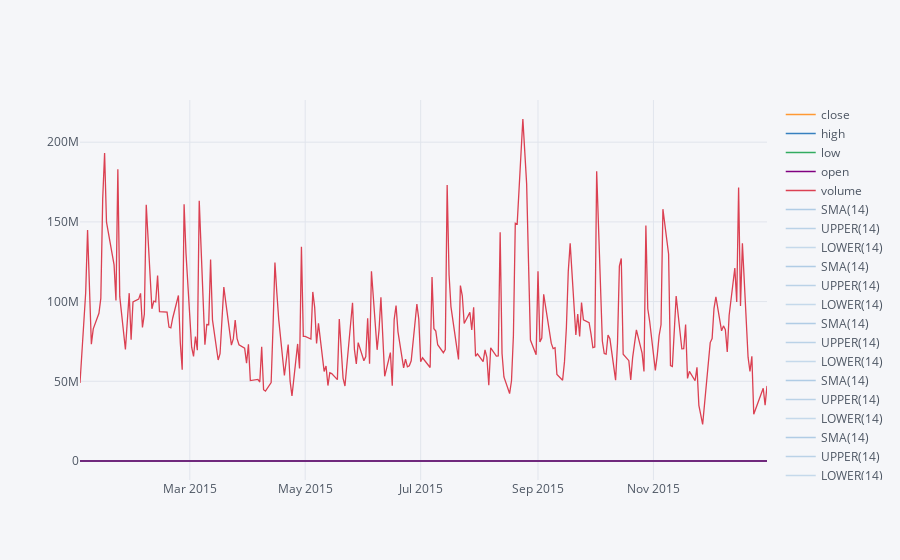

Notebook cell for this chart:
### Markdown cell above
**Use .ta_plot(study='boll') to create a Bollinger Band Plot for Bank of America for the year 2015.**

### Code cell
data_BAC.loc[(data_BAC.index > datetime.datetime(2014,12,31)) & (data_BAC.index < datetime.datetime(2016,1,2))].ta_plot(study='boll')

### Figure 1 — Plotly figure (JSON) as saved in the notebook; plotly's stock layout.template omitted (floating-point values rounded to 4 significant figures; data arrays with more than 128 entries replaced by an {"elided": "..."} marker saying what was removed)
{"data": [{"line": {"color": "rgba(255, 153, 51, 1.0)", "dash": "solid", "shape": "linear", "width": 1.3}, "mode": "lines", "name": "close", "text": "", "type": "scatter", "x": {"elided": "252 str values"}, "y": {"elided": "252 float values"}}, {"line": {"color": "rgba(55, 128, 191, 1.0)", "dash": "solid", "shape": "linear", "width": 1.3}, "mode": "lines", "name": "high", "text": "", "type": "scatter", "x": {"elided": "252 str values"}, "y": {"elided": "252 float values"}}, {"line": {"color": "rgba(50, 171, 96, 1.0)", "dash": "solid", "shape": "linear", "width": 1.3}, "mode": "lines", "name": "low", "text": "", "type": "scatter", "x": {"elided": "252 str values"}, "y": {"elided": "252 float values"}}, {"line": {"color": "rgba(128, 0, 128, 1.0)", "dash": "solid", "shape": "linear", "width": 1.3}, "mode": "lines", "name": "open", "text": "", "type": "scatter", "x": {"elided": "252 str values"}, "y": {"elided": "252 float values"}}, {"line": {"color": "rgba(219, 64, 82, 1.0)", "dash": "solid", "shape": "linear", "width": 1.3}, "mode": "lines", "name": "volume", "text": "", "type": "scatter", "x": {"elided": "252 str values"}, "y": {"elided": "252 int values"}}, {"line": {"color": "rgba(55, 128, 191, 0.35999999999999993)", "dash": "solid", "shape": "linear", "width": 1.3}, "mode": "lines", "name": "SMA(14)", "text": "", "type": "scatter", "x": {"elided": "252 str values"}, "y": {"elided": "252x5 mixed values"}}, {"line": {"color": "rgba(55, 128, 191, 0.3066666666666665)", "dash": "solid", "shape": "linear", "width": 1.3}, "mode": "lines", "name": "UPPER(14)", "text": "", "type": "scatter", "x": {"elided": "252 str values"}, "y": {"elided": "252x5 mixed values"}}, {"line": {"color": "rgba(55, 128, 191, 0.25333333333333324)", "dash": "solid", "shape": "linear", "width": 1.3}, "mode": "lines", "name": "LOWER(14)", "text": "", "type": "scatter", "x": {"elided": "252 str values"}, "y": {"elided": "252x5 mixed values"}}, {"line": {"color": "rgba(55, 128, 191, 0.35999999999999993)", "dash": "solid", "shape": "linear", "width": 1.3}, "mode": "lines", "name": "SMA(14)", "text": "", "type": "scatter", "x": {"elided": "252 str values"}, "y": {"elided": "252x5 mixed values"}}, {"line": {"color": "rgba(55, 128, 191, 0.3066666666666665)", "dash": "solid", "shape": "linear", "width": 1.3}, "mode": "lines", "name": "UPPER(14)", "text": "", "type": "scatter", "x": {"elided": "252 str values"}, "y": {"elided": "252x5 mixed values"}}, {"line": {"color": "rgba(55, 128, 191, 0.25333333333333324)", "dash": "solid", "shape": "linear", "width": 1.3}, "mode": "lines", "name": "LOWER(14)", "text": "", "type": "scatter", "x": {"elided": "252 str values"}, "y": {"elided": "252x5 mixed values"}}, {"line": {"color": "rgba(55, 128, 191, 0.35999999999999993)", "dash": "solid", "shape": "linear", "width": 1.3}, "mode": "lines", "name": "SMA(14)", "text": "", "type": "scatter", "x": {"elided": "252 str values"}, "y": {"elided": "252x5 mixed values"}}, {"line": {"color": "rgba(55, 128, 191, 0.3066666666666665)", "dash": "solid", "shape": "linear", "width": 1.3}, "mode": "lines", "name": "UPPER(14)", "text": "", "type": "scatter", "x": {"elided": "252 str values"}, "y": {"elided": "252x5 mixed values"}}, {"line": {"color": "rgba(55, 128, 191, 0.25333333333333324)", "dash": "solid", "shape": "linear", "width": 1.3}, "mode": "lines", "name": "LOWER(14)", "text": "", "type": "scatter", "x": {"elided": "252 str values"}, "y": {"elided": "252x5 mixed values"}}, {"line": {"color": "rgba(55, 128, 191, 0.35999999999999993)", "dash": "solid", "shape": "linear", "width": 1.3}, "mode": "lines", "name": "SMA(14)", "text": "", "type": "scatter", "x": {"elided": "252 str values"}, "y": {"elided": "252x5 mixed values"}}, {"line": {"color": "rgba(55, 128, 191, 0.3066666666666665)", "dash": "solid", "shape": "linear", "width": 1.3}, "mode": "lines", "name": "UPPER(14)", "text": "", "type": "scatter", "x": {"elided": "252 str values"}, "y": {"elided": "252x5 mixed values"}}, {"line": {"color": "rgba(55, 128, 191, 0.25333333333333324)", "dash": "solid", "shape": "linear", "width": 1.3}, "mode": "lines", "name": "LOWER(14)", "text": "", "type": "scatter", "x": {"elided": "252 str values"}, "y": {"elided": "252x5 mixed values"}}, {"line": {"color": "rgba(55, 128, 191, 0.35999999999999993)", "dash": "solid", "shape": "linear", "width": 1.3}, "mode": "lines", "name": "SMA(14)", "text": "", "type": "scatter", "x": {"elided": "252 str values"}, "y": {"elided": "252x5 mixed values"}}, {"line": {"color": "rgba(55, 128, 191, 0.3066666666666665)", "dash": "solid", "shape": "linear", "width": 1.3}, "mode": "lines", "name": "UPPER(14)", "text": "", "type": "scatter", "x": {"elided": "252 str values"}, "y": {"elided": "252x5 mixed values"}}, {"line": {"color": "rgba(55, 128, 191, 0.25333333333333324)", "dash": "solid", "shape": "linear", "width": 1.3}, "mode": "lines", "name": "LOWER(14)", "text": "", "type": "scatter", "x": {"elided": "252 str values"}, "y": {"elided": "252x5 mixed values"}}], "layout": {"legend": {"bgcolor": "#F5F6F9", "font": {"color": "#4D5663"}}, "paper_bgcolor": "#F5F6F9", "plot_bgcolor": "#F5F6F9", "title": {"font": {"color": "#4D5663"}}, "xaxis": {"gridcolor": "#E1E5ED", "showgrid": true, "tickfont": {"color": "#4D5663"}, "title": {"font": {"color": "#4D5663"}, "text": ""}, "zerolinecolor": "#E1E5ED"}, "yaxis": {"gridcolor": "#E1E5ED", "showgrid": true, "tickfont": {"color": "#4D5663"}, "title": {"font": {"color": "#4D5663"}, "text": ""}, "zerolinecolor": "#E1E5ED"}}}
